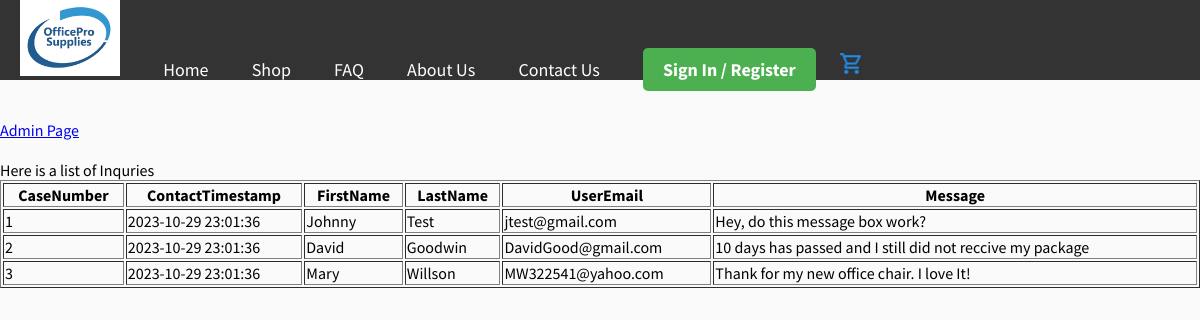
Page /PHP/adminpages/contactdata.php on the committed database.
### tables this page shows
CREATE TABLE contactus (
  CaseNumber int NOT NULL AUTO_INCREMENT,
  ContactTimestamp timestamp NOT NULL DEFAULT CURRENT_TIMESTAMP,
  FirstName varchar(25)  NOT NULL,
  LastName varchar(25)  NOT NULL,
  UserEmail varchar(50) NOT NULL,
  Message text NOT NULL,
  PRIMARY KEY (CaseNumber)
);

### PHP/adminpages/contactdata.php (the view, shortened to what this page needs)
<html>
	<head>
		<link rel="stylesheet" href="../../CSS/mainstyles.css" />
	</head>
		<body>
				<?php include '../NavbarFooter/nav.php'; ?>
				<br><br>
				<a href="admin-home.php">Admin Page</a>
				<br>
			<?php
				$DBConnect = mysqli_connect("127.0.0.1", "opsadmin", "0ff1c3P$", "OfficePro");
				if ($DBConnect == false)
					print("Unable to connect to the database: " . mysqli_connect_error());
				else {
					$TableContact = "contactus";
					$SQLstring = "select * from $TableContact";
					$QueryResult = mysqli_query($DBConnect, $SQLstring);
					if (mysqli_num_rows($QueryResult) > 0) {
						print "Here is a list of Inquries";
						print "<table width ='100%' border ='1'>";
						print "<tr>
							<th>CaseNumber</th>
							<th>ContactTimestamp</th>
							<th>FirstName</th>
							<th>LastName</th>
							<th>UserEmail</th>
							<th>Message</th>
							</tr>";
						while ($Row = mysqli_fetch_assoc($QueryResult)) {
							print "<tr>
						<td>{$Row['CaseNumber']}</td>
						<td>{$Row['ContactTimestamp']}</td>
						<td>{$Row['FirstName']}</td>
						<td>{$Row['LastName']}</td>
						<td>{$Row['UserEmail']}</td>
						<td>{$Row['Message']}</td>
						</tr>";
						}
					}
					else
						print "there are no results to display";
				}
			?>
		</body>
</html>

### PHP/NavbarFooter/nav.php (shortened to what this page needs)
<?php
$isSignedIn = isset($_SESSION['user_id']);
?>
<link rel="stylesheet" href="../../CSS/mainstyles.css" />
<div id="nav">
    <div id="nav-wrapper">
        <img src="../../Photos/icons/logo.jpg" width="100" height="76" alt="This is a photo of OfficePro Supplies logo"
             style="cursor: pointer" onclick="window.location.href = '../pages/home.php'">
        <a href="../pages/home.php">Home</a>
        <a href="../pages/shop.php">Shop</a>
        <a href="../pages/faq.php">FAQ</a>
        <a href="../pages/aboutus.php">About Us</a>
        <a href="../../HTML/pages/contactus.html">Contact Us</a>
        <?php
        if ($isSignedIn) {
            echo '<a href="../handlers/profile.php">My Profile</a>';
            echo '<a href="../handlers/logout.php">Logout</a>';
        } else {
            echo '<a id="sr" href="../handlers/loginhandler.php">Sign In / Register</a>';
        }
        ?>
        <img id="icon3" src="../../Photos/icons/cart.png" width="25" height="25" alt="This is a photo of a cart"
             style="cursor: pointer" onclick="window.location.href = '../../HTML/pages/cart.html'">
    </div>
</div>

### CSS/mainstyles.css (style rules this page uses)
body { background-color: #fafafa; font-family: 'Source Sans Pro', sans-serif; padding:0; margin:0; }
#nav { background-color: #333; height: 80px; display: flex; justify-content: space-between; align-items: center; padding: 0 20px; }
#nav a { color: #fff; text-decoration: none; margin: 0 20px; font-size: 18px; }
#nav img { margin-right: 20px; }
#sr { background-color: #4CAF50; padding: 10px 20px; border-radius: 5px; text-align: center; color: #fff; font-weight: bold; }
#icon3 { margin-left: auto; }
body { margin: 0; padding: 0; min-height: 100vh; display: flex; flex-direction: column; }

### rows in the picture
contactus: CaseNumber "1", ContactTimestamp "2023-10-29 23:01:36", FirstName "Johnny", LastName "Test", UserEmail "jtest@gmail.com", Message "Hey, do this message box work?"
contactus: CaseNumber "2", ContactTimestamp "2023-10-29 23:01:36", FirstName "David", LastName "Goodwin", UserEmail "DavidGood@gmail.com", Message "10 days has passed and I still did not reccive my package"
contactus: CaseNumber "3", ContactTimestamp "2023-10-29 23:01:36", FirstName "Mary", LastName "Willson", UserEmail "MW322541@yahoo.com", Message "Thank for my new office chair. I love It!"
